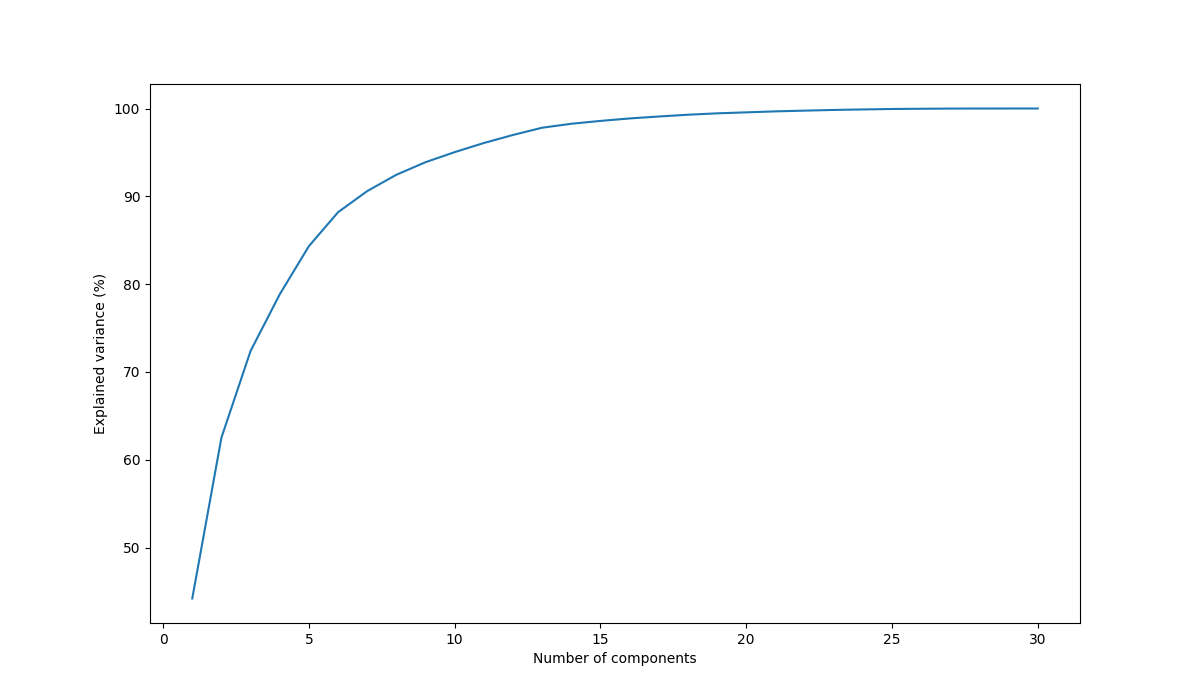

Here is the Python script that generated this plot:
import sys
import numpy as np
import pandas as pd
import matplotlib.pyplot as plt
from sklearn.preprocessing import StandardScaler
from sklearn.decomposition import PCA


def load(path: str) -> pd.DataFrame:
    try:
        df = pd.read_csv(path)
        return df
    except Exception as e:
        print(f"Error: {e}")
        return None


def main():
    path = sys.argv[1] if len(sys.argv) > 1 else "Train_knight.csv"

    df = load(path)
    if df is None:
        sys.exit(1)

    if 'knight' in df.columns:
        df = df.drop(columns=['knight'])

    scaler = StandardScaler()
    X_scaled = scaler.fit_transform(df)

    pca = PCA()
    pca.fit(X_scaled)

    variances = pca.explained_variance_ratio_ * 100

    cumulative = np.cumsum(variances)

    print("Variances (Percentage):")
    print(variances)
    print()
    print("Cumulative Variances (Percentage):")
    print(cumulative)

    plt.figure(figsize=(12, 7))
    plt.plot(range(1, len(cumulative) + 1), cumulative)
    plt.xlabel("Number of components")
    plt.ylabel("Explained variance (%)")
    plt.savefig("variances.png")


if __name__ == "__main__":
    main()
